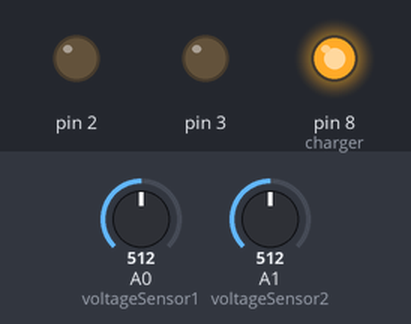
Recording of a sketch running on a simulated Arduino Uno, built with avr-gcc and run on an emulated ATmega328P. Shown: output pins drawn as LEDs (lit = HIGH). The inputs (shaded band) are chosen by the test bench; at power-on: A0 (voltageSensor1) = 512, A1 (voltageSensor2) = 512. What the sketch prints to the serial monitor is not drawn.

Above: at 0.2 s.
At 4.2 s:
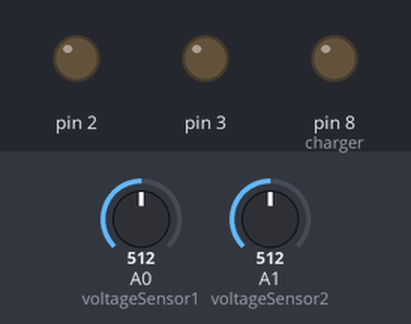
Timing chart, 0 to 18.3 s (numbered marks = the images above):
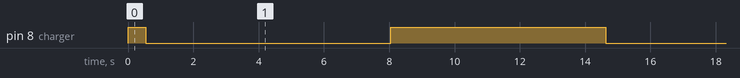

Measured:
- by itself, pin 8 (charger): repeats every 14.1 s: LOW 7.5 s, HIGH 6.6 s

The sketch:

BMS.ino
```cpp
// SENIOR DESIGN PROJECT: BMS PROTOTYPE

// variables
const int voltageSensor1 = A0;
const int voltageSensor2 = A1;
const int charger = 8;

float vout1 = 0.0;
float vout2 = 0.0;
float vin1 = 0.0;
float vin2 = 0.0;

float R1 = 30000.0;   // stock arduino resistors for voltage divider
float R2 = 7500.0;

float val1 = 0;
float val2 = 0;
float BV1 = 0;
float BV2 = 0;

float BV1offset = 0.42;   // offsets for circuit variation, verify with voltmeter on cells
float BV2offset = 0.05;
float delayfactor = 0;;

void setup() {
  // relays connected to digital pin + one, ex: relay 1 on pin 2
  pinMode(2, OUTPUT);
  pinMode(3, OUTPUT);
  pinMode(charger, OUTPUT);

  Serial.begin(9600);
}

// functions
void read_voltages() {
  // read all voltages
  val1 = analogRead(voltageSensor1);
  val2 = analogRead(voltageSensor2);

  // do math
  vout1 = (val1 * 5.0) / 1024.0;  // convert from digital to analog
  vout2 = (val2 * 5.0) / 1024.0;

  vin1 = vout1*(R1+R2)/R2;
  vin2 = vout2*(R1+R2)/R2;

  // BV1 = vin1 + 3.8;
  BV1 = 4.02;
  BV2offset = 1.47;   // change to variance of battery cells
  BV2 = vin2 - vin1;

  BV2 = 3.4;
}

void print_voltages() {
  Serial.print("BV1 ");
  Serial.println(BV1);
  Serial.print("BV2 ");
  Serial.println(BV2);
}

void loop() {
  digitalWrite(charger, HIGH);
  digitalWrite(2, LOW);
  digitalWrite(3, LOW);
  read_voltages();

  // change the delay factor depending on the balancing of cells; longer delay for very unbalanced cells
  if (abs(BV1-BV2) > 1) {delayfactor = 6;}
  else if (abs(BV1-BV2) > 0.5 && abs(BV1-BV2) <-1) {delayfactor = 4;}
  else if (abs(BV1-BV2) > 0.2 && abs(BV1-BV2) <= 0.5) {delayfactor = 2;}
  else {delayfactor = 0.5;}

  // DETERMINE IF CELLS NEED CHARGING OR DISCHARGING
  if (BV1 < 4.08 || BV1 > 4.12 || BV2 < 4.08 || BV2 > 4.12) {
    Serial.println("Charging/Balancing in progress now, not all cells in acceptable range");
    read_voltages();  // update voltage readings
    digitalWrite(charger, HIGH);           // close charging relay

    // DISCHARGE
    if (BV1 > 4.10 || BV2 > 4.10){
      digitalWrite(charger, HIGH);           // close charging relay

      // check up on cell 1
      if (BV1 > 4.10) {
        Serial.println("Discharging Cell 1");
        digitalWrite(2, HIGH);        // open discharging relay
        digitalWrite(charger, HIGH);   // close charging relay
      }

      // check up on cell 2
      if (BV2 > 4.10) {
        Serial.println("Discharging Cell 2");
        digitalWrite(3, HIGH);        // open discharging relay
        digitalWrite(charger, HIGH);   // close charging relay
      }
      delay(6000*delayfactor);        // discharge for 6 seconds

      // close discharging relays once done discharging
      digitalWrite(2, LOW);
      digitalWrite(3, LOW);
      digitalWrite(charger, HIGH);
      Serial.println("Stabilizing voltage for 6 seconds");
      delay(6000);

      read_voltages();
      Serial.println("Updated readings: ");
      print_voltages();
      delay(6000);
    }

    // check if cells need charging and charge if so
    if (BV1 <= 4.08 || BV2 <= 4.08) {
      Serial.println("Charging now...");
      read_voltages();
      print_voltages();
      delay(500);

      // connect charger to circuit via relay #8 (charger)
      digitalWrite(2, LOW);
      digitalWrite(3, LOW);
      digitalWrite(charger, LOW);
      delay(15000*delayfactor);       // charge for this amount of time based on delay factor
      digitalWrite(charger, HIGH);
      Serial.println("Charging stopped. Letting cells stabilize...");
      delay(6000);                    // allow delay for cells to stabilize

      read_voltages();
      Serial.println("Updated readings: ");
      print_voltages();
    }

    else {
      // keep everything closed
      digitalWrite(charger, HIGH);
      digitalWrite(2, LOW);
      digitalWrite(3, LOW);
    }
  }
}
```
